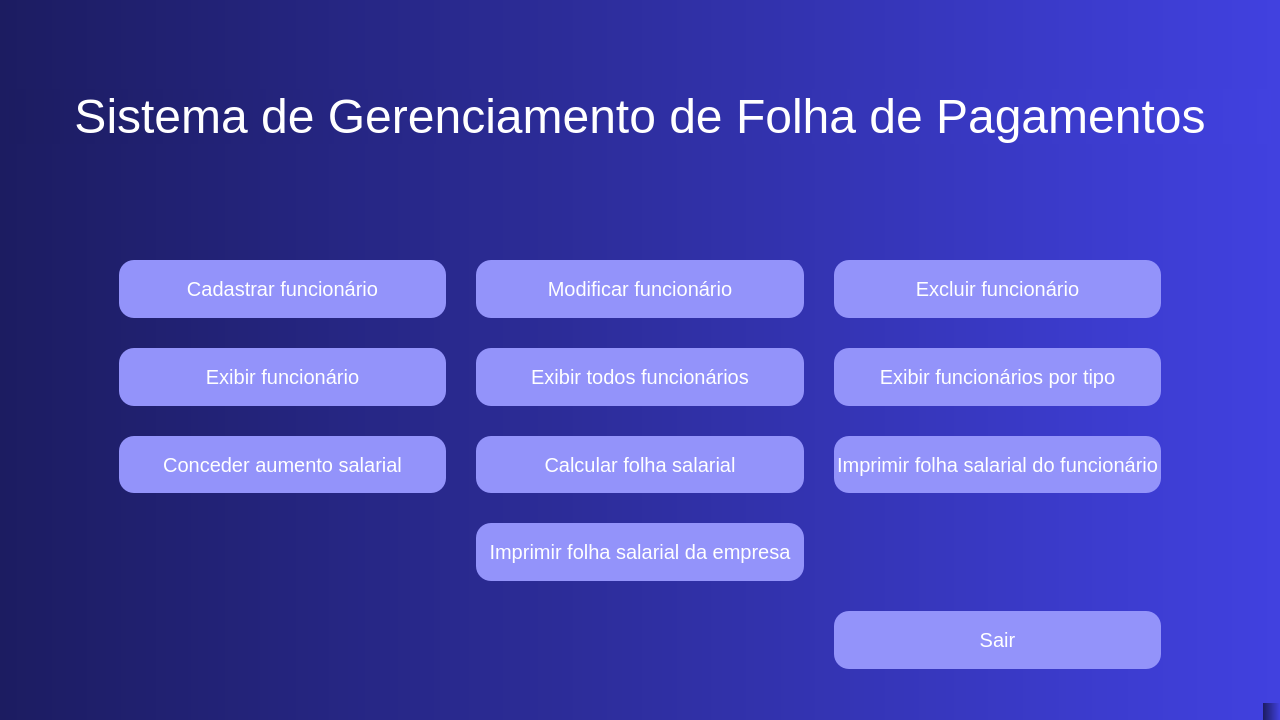
<?xml version="1.0" encoding="UTF-8"?>
<ui version="4.0">
 <class>MainWindow</class>
 <widget class="QMainWindow" name="MainWindow">
  <property name="geometry">
   <rect>
    <x>0</x>
    <y>0</y>
    <width>1280</width>
    <height>720</height>
   </rect>
  </property>
  <property name="minimumSize">
   <size>
    <width>1280</width>
    <height>720</height>
   </size>
  </property>
  <property name="maximumSize">
   <size>
    <width>1280</width>
    <height>720</height>
   </size>
  </property>
  <property name="windowTitle">
   <string>MainWindow</string>
  </property>
  <property name="styleSheet">
   <string notr="true">background-color: qlineargradient(spread:pad, x1:0, y1:0, x2:1, y2:0, stop:0 rgb(28, 28, 97), stop:1 rgb(65, 65, 224));</string>
  </property>
  <widget class="QWidget" name="centralwidget">
   <layout class="QVBoxLayout" name="verticalLayout">
    <item>
     <spacer name="verticalSpacer_2">
      <property name="orientation">
       <enum>Qt::Vertical</enum>
      </property>
      <property name="sizeType">
       <enum>QSizePolicy::Fixed</enum>
      </property>
      <property name="sizeHint" stdset="0">
       <size>
        <width>20</width>
        <height>80</height>
       </size>
      </property>
     </spacer>
    </item>
    <item>
     <widget class="QLabel" name="label">
      <property name="sizePolicy">
       <sizepolicy hsizetype="Preferred" vsizetype="Fixed">
        <horstretch>0</horstretch>
        <verstretch>0</verstretch>
       </sizepolicy>
      </property>
      <property name="font">
       <font>
        <family>Arial</family>
        <pointsize>36</pointsize>
        <italic>false</italic>
        <bold>false</bold>
       </font>
      </property>
      <property name="styleSheet">
       <string notr="true">color: rgb(255, 255, 255);
font: 36pt &quot;Arial&quot;;
background-color: qlineargradient(spread:pad, x1:0, y1:0, x2:1, y2:0, stop:0 rgb(28, 28, 97), stop:1 rgb(65, 65, 224));</string>
      </property>
      <property name="text">
       <string>Sistema de Gerenciamento de Folha de Pagamentos</string>
      </property>
      <property name="alignment">
       <set>Qt::AlignCenter</set>
      </property>
     </widget>
    </item>
    <item>
     <spacer name="verticalSpacer">
      <property name="orientation">
       <enum>Qt::Vertical</enum>
      </property>
      <property name="sizeType">
       <enum>QSizePolicy::Fixed</enum>
      </property>
      <property name="sizeHint" stdset="0">
       <size>
        <width>20</width>
        <height>110</height>
       </size>
      </property>
     </spacer>
    </item>
    <item>
     <layout class="QGridLayout" name="gridLayout_3">
      <property name="leftMargin">
       <number>110</number>
      </property>
      <property name="rightMargin">
       <number>110</number>
      </property>
      <property name="bottomMargin">
       <number>20</number>
      </property>
      <property name="spacing">
       <number>30</number>
      </property>
      <item row="0" column="1">
       <widget class="QPushButton" name="pushButton_3">
        <property name="sizePolicy">
         <sizepolicy hsizetype="Minimum" vsizetype="Preferred">
          <horstretch>0</horstretch>
          <verstretch>0</verstretch>
         </sizepolicy>
        </property>
        <property name="font">
         <font>
          <family>Arial</family>
          <pointsize>15</pointsize>
         </font>
        </property>
        <property name="styleSheet">
         <string notr="true">background-color: rgb(147, 147, 250);
color: rgb(255, 255, 255);
border-radius: 15px;</string>
        </property>
        <property name="text">
         <string>Modificar funcionário</string>
        </property>
       </widget>
      </item>
      <item row="2" column="2">
       <widget class="QPushButton" name="pushButton_9">
        <property name="sizePolicy">
         <sizepolicy hsizetype="Minimum" vsizetype="Preferred">
          <horstretch>0</horstretch>
          <verstretch>0</verstretch>
         </sizepolicy>
        </property>
        <property name="font">
         <font>
          <family>Arial</family>
          <pointsize>15</pointsize>
         </font>
        </property>
        <property name="styleSheet">
         <string notr="true">background-color: rgb(147, 147, 250);
color: rgb(255, 255, 255);
border-radius: 15px;</string>
        </property>
        <property name="text">
         <string>Imprimir folha salarial do funcionário</string>
        </property>
       </widget>
      </item>
      <item row="4" column="2">
       <widget class="QPushButton" name="BOTAO_SAIR">
        <property name="sizePolicy">
         <sizepolicy hsizetype="Minimum" vsizetype="Preferred">
          <horstretch>0</horstretch>
          <verstretch>0</verstretch>
         </sizepolicy>
        </property>
        <property name="font">
         <font>
          <family>Arial</family>
          <pointsize>15</pointsize>
         </font>
        </property>
        <property name="styleSheet">
         <string notr="true">background-color: rgb(147, 147, 250);
color: rgb(255, 255, 255);
border-radius: 15px;</string>
        </property>
        <property name="text">
         <string>Sair</string>
        </property>
       </widget>
      </item>
      <item row="2" column="1">
       <widget class="QPushButton" name="pushButton_7">
        <property name="sizePolicy">
         <sizepolicy hsizetype="Minimum" vsizetype="Preferred">
          <horstretch>0</horstretch>
          <verstretch>0</verstretch>
         </sizepolicy>
        </property>
        <property name="font">
         <font>
          <family>Arial</family>
          <pointsize>15</pointsize>
         </font>
        </property>
        <property name="styleSheet">
         <string notr="true">background-color: rgb(147, 147, 250);
color: rgb(255, 255, 255);
border-radius: 15px;
size-font: 15pt;
</string>
        </property>
        <property name="text">
         <string>Calcular folha salarial</string>
        </property>
       </widget>
      </item>
      <item row="0" column="0">
       <widget class="QPushButton" name="pushButton">
        <property name="sizePolicy">
         <sizepolicy hsizetype="Minimum" vsizetype="Preferred">
          <horstretch>0</horstretch>
          <verstretch>0</verstretch>
         </sizepolicy>
        </property>
        <property name="font">
         <font>
          <family>Arial</family>
          <pointsize>15</pointsize>
         </font>
        </property>
        <property name="styleSheet">
         <string notr="true">background-color: rgb(147, 147, 250);
color: rgb(255, 255, 255);
border-radius: 15px;</string>
        </property>
        <property name="text">
         <string>Cadastrar funcionário</string>
        </property>
       </widget>
      </item>
      <item row="1" column="0">
       <widget class="QPushButton" name="pushButton_6">
        <property name="sizePolicy">
         <sizepolicy hsizetype="Minimum" vsizetype="Preferred">
          <horstretch>0</horstretch>
          <verstretch>0</verstretch>
         </sizepolicy>
        </property>
        <property name="font">
         <font>
          <family>Arial</family>
          <pointsize>15</pointsize>
         </font>
        </property>
        <property name="styleSheet">
         <string notr="true">background-color: rgb(147, 147, 250);
color: rgb(255, 255, 255);
border-radius: 15px;</string>
        </property>
        <property name="text">
         <string>Exibir funcionário</string>
        </property>
       </widget>
      </item>
      <item row="1" column="1">
       <widget class="QPushButton" name="pushButton_5">
        <property name="sizePolicy">
         <sizepolicy hsizetype="Minimum" vsizetype="Preferred">
          <horstretch>0</horstretch>
          <verstretch>0</verstretch>
         </sizepolicy>
        </property>
        <property name="font">
         <font>
          <family>Arial</family>
          <pointsize>15</pointsize>
         </font>
        </property>
        <property name="styleSheet">
         <string notr="true">background-color: rgb(147, 147, 250);
color: rgb(255, 255, 255);
border-radius: 15px;</string>
        </property>
        <property name="text">
         <string>Exibir todos funcionários</string>
        </property>
       </widget>
      </item>
      <item row="2" column="0">
       <widget class="QPushButton" name="pushButton_4">
        <property name="sizePolicy">
         <sizepolicy hsizetype="Minimum" vsizetype="Preferred">
          <horstretch>0</horstretch>
          <verstretch>0</verstretch>
         </sizepolicy>
        </property>
        <property name="font">
         <font>
          <family>Arial</family>
          <pointsize>15</pointsize>
         </font>
        </property>
        <property name="styleSheet">
         <string notr="true">background-color: rgb(147, 147, 250);
color: rgb(255, 255, 255);
border-radius: 15px;</string>
        </property>
        <property name="text">
         <string>Conceder aumento salarial</string>
        </property>
       </widget>
      </item>
      <item row="0" column="2">
       <widget class="QPushButton" name="pushButton_2">
        <property name="sizePolicy">
         <sizepolicy hsizetype="Minimum" vsizetype="Preferred">
          <horstretch>0</horstretch>
          <verstretch>0</verstretch>
         </sizepolicy>
        </property>
        <property name="font">
         <font>
          <family>Arial</family>
          <pointsize>15</pointsize>
         </font>
        </property>
        <property name="styleSheet">
         <string notr="true">background-color: rgb(147, 147, 250);
color: rgb(255, 255, 255);
border-radius: 15px;</string>
        </property>
        <property name="text">
         <string>Excluir funcionário</string>
        </property>
       </widget>
      </item>
      <item row="1" column="2">
       <widget class="QPushButton" name="pushButton_8">
        <property name="sizePolicy">
         <sizepolicy hsizetype="Minimum" vsizetype="Preferred">
          <horstretch>0</horstretch>
          <verstretch>0</verstretch>
         </sizepolicy>
        </property>
        <property name="font">
         <font>
          <family>Arial</family>
          <pointsize>15</pointsize>
         </font>
        </property>
        <property name="styleSheet">
         <string notr="true">background-color: rgb(147, 147, 250);
color: rgb(255, 255, 255);
border-radius: 15px;</string>
        </property>
        <property name="text">
         <string>Exibir funcionários por tipo</string>
        </property>
       </widget>
      </item>
      <item row="3" column="1">
       <widget class="QPushButton" name="pushButton_10">
        <property name="sizePolicy">
         <sizepolicy hsizetype="Minimum" vsizetype="Preferred">
          <horstretch>0</horstretch>
          <verstretch>0</verstretch>
         </sizepolicy>
        </property>
        <property name="font">
         <font>
          <family>Arial</family>
          <pointsize>15</pointsize>
         </font>
        </property>
        <property name="styleSheet">
         <string notr="true">background-color: rgb(147, 147, 250);
color: rgb(255, 255, 255);
border-radius: 15px;</string>
        </property>
        <property name="text">
         <string>Imprimir folha salarial da empresa</string>
        </property>
       </widget>
      </item>
     </layout>
    </item>
   </layout>
  </widget>
  <widget class="QMenuBar" name="menubar">
   <property name="geometry">
    <rect>
     <x>0</x>
     <y>0</y>
     <width>1280</width>
     <height>22</height>
    </rect>
   </property>
  </widget>
  <widget class="QStatusBar" name="statusbar"/>
 </widget>
 <tabstops>
  <tabstop>pushButton</tabstop>
  <tabstop>pushButton_3</tabstop>
  <tabstop>pushButton_2</tabstop>
  <tabstop>pushButton_6</tabstop>
  <tabstop>pushButton_5</tabstop>
  <tabstop>pushButton_8</tabstop>
  <tabstop>pushButton_4</tabstop>
  <tabstop>pushButton_7</tabstop>
  <tabstop>pushButton_9</tabstop>
  <tabstop>pushButton_10</tabstop>
  <tabstop>BOTAO_SAIR</tabstop>
 </tabstops>
 <resources/>
 <connections/>
</ui>
